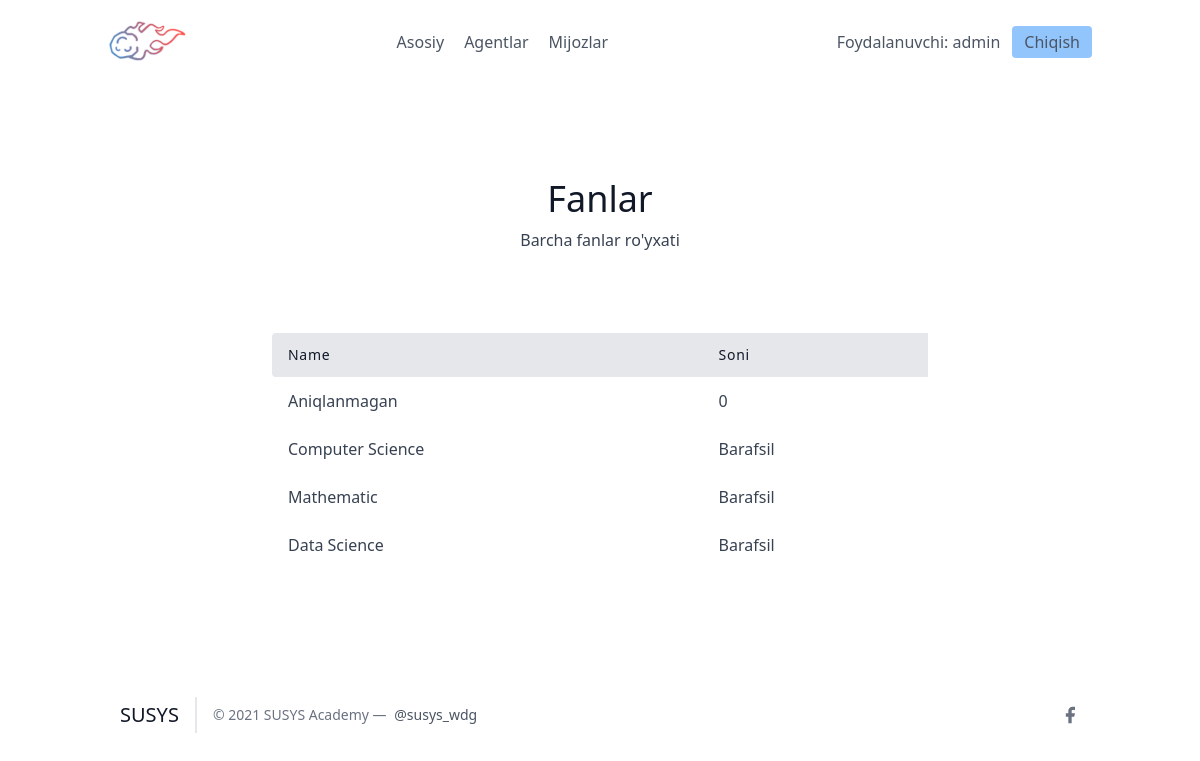
The page /leads/categories/ (signed in) on the database its author committed.
### leads/models.py (models this page shows, shortened)
class User(AbstractUser):
    is_organisor = models.BooleanField(default=True)
    is_agent = models.BooleanField(default=False)

class Category(models.Model):
    name = models.CharField(max_length=30)
    organisation = models.ForeignKey(UserProfile, on_delete=models.CASCADE)

### leads/views.py (the view)
# urls.py: path('categories/', CategoryListView.as_view(), name="categories"),
class CategoryListView(LoginRequiredMixin, ListView):
    template_name = "leads/category_list.html"
    context_object_name = "category_list"
    def get_context_data(self, **kwargs):
        context = super(CategoryListView, self).get_context_data(**kwargs)
        user = self.request.user
        if user.is_organisor:
            queryset = Lead.objects.filter(
                organisation=user.userprofile
            )
        else:
            queryset = Category.objects.filter(
                organisation = user.agent.organisation
            )
        context.update({
            "unassigned_category_leads": queryset.filter(category__isnull=True).count()
        })
        return context
    def get_queryset(self):
        user = self.request.user
        if user.is_organisor:
            queryset = Category.objects.filter(
                organisation = user.userprofile
            )
        else:
            queryset = Category.objects.filter(organisation = user.agent.organisation
            )
        return queryset

### leads/templates/leads/category_list.html
{% extends "base.html" %}
{% block content %}
<section class="text-gray-700 body-font">
    <div class="container px-5 py-24 mx-auto">
      <div class="flex flex-col text-center w-full mb-20">
        <h1 class="sm:text-4xl text-3xl font-medium title-font mb-2 text-gray-900">Fanlar</h1>
        <p class="lg:w-2/3 mx-auto leading-relaxed text-base">
            Barcha fanlar ro'yxati
        </p>
      </div>
      <div class="lg:w-2/3 w-full mx-auto overflow-auto">
        <table class="table-auto w-full text-left whitespace-no-wrap">
          <thead>
            <tr>
              <th class="px-4 py-3 title-font tracking-wider font-medium text-gray-900 text-sm bg-gray-200 rounded-tl rounded-bl">Name</th>
              <th class="px-4 py-3 title-font tracking-wider font-medium text-gray-900 text-sm bg-gray-200">Soni</th>
            </tr>
          </thead>
          <tbody>
            <tr>
                <td class="px-4 py-3">Aniqlanmagan</td>
                <td class="px-4 py-3">{{ unassigned_category_leads }}</td>
            </tr>
            {% for category in category_list %}
                <tr>
                    <td class="px-4 py-3">
                      <a class="hover:text-blue-500" href="{% url 'leads:category-detail' category.pk %}">{{ category.name }}</a>
                    </td>
                    <td class="px-4 py-3">Barafsil</td>
                </tr>
            {% endfor %}
          </tbody>
        </table>
      </div>
    </div>
  </section>
{% endblock content %}

### frontend/details/navbar.html
{% load static %}
<header class="text-gray-600 body-font">
  <div class="container mx-auto flex flex-wrap p-5 flex-col md:flex-row items-center">
    <a class="flex title-font font-medium items-center text-gray-900 mb-4 md:mb-0">
      <img src="{% static 'images/logo.png' %}" style="width: 80px;" alt="Logo">
    </a>
    <nav class="md:ml-auto md:mr-auto flex flex-wrap items-center text-base justify-center">
      <a href="/" class="mr-5 hover:text-gray-900">Asosiy</a>
    {% if not request.user.is_authenticated %}
      </nav>
        <button class="inline-flex items-center bg-blue-300 border-0 py-1 px-3 focus:outline-none hover:bg-blue-200 rounded text-base mt-4 md:mt-0" style="margin-right: 20px">
          <a  href="{% url 'signup' %}">Ro'yxatdan o'tish
          </a>
        </button>
      {% else %}
      {% if request.user.is_organisor %}
        <a href="/agents/" class="mr-5 hover:text-gray-900">Agentlar</a>
      {% endif %}
        <a href="/leads/" class="mr-5 hover:text-gray-900">Mijozlar</a>
      </nav>
    {% endif %}
    {% if request.user.is_authenticated %}
      Foydalanuvchi: {{ request.user.username }}
      <button class="ml-3 inline-flex items-center bg-blue-300 border-0 py-1 px-3 focus:outline-none hover:bg-blue-200 rounded text-base mt-4 md:mt-0">
        <a  href="{% url 'logout' %}">Chiqish
        </a>
      </button>
    {% else %}
    <button class="inline-flex items-center bg-blue-300 border-0 py-1 px-3 focus:outline-none hover:bg-blue-200 rounded text-base mt-4 md:mt-0">
      <a href="{% url 'login' %}">Kirish
    </a>
    </button>
    {% endif %}
  </div>
</header>

### rows shown on the page
User: user.username "admin"
Category: name "Computer Science"
Category: name "Mathematic"
Category: name "Data Science"

### other values the page prints
{{ unassigned_category_leads }} "0"
